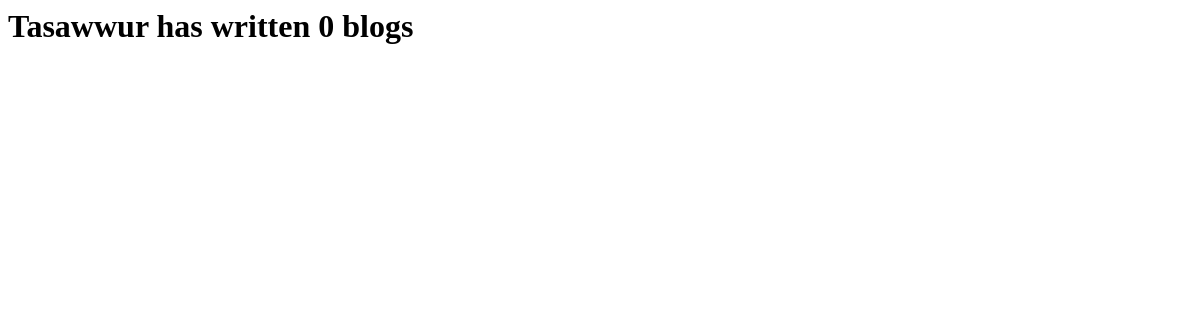
Page /blog/ on the earlier database version.
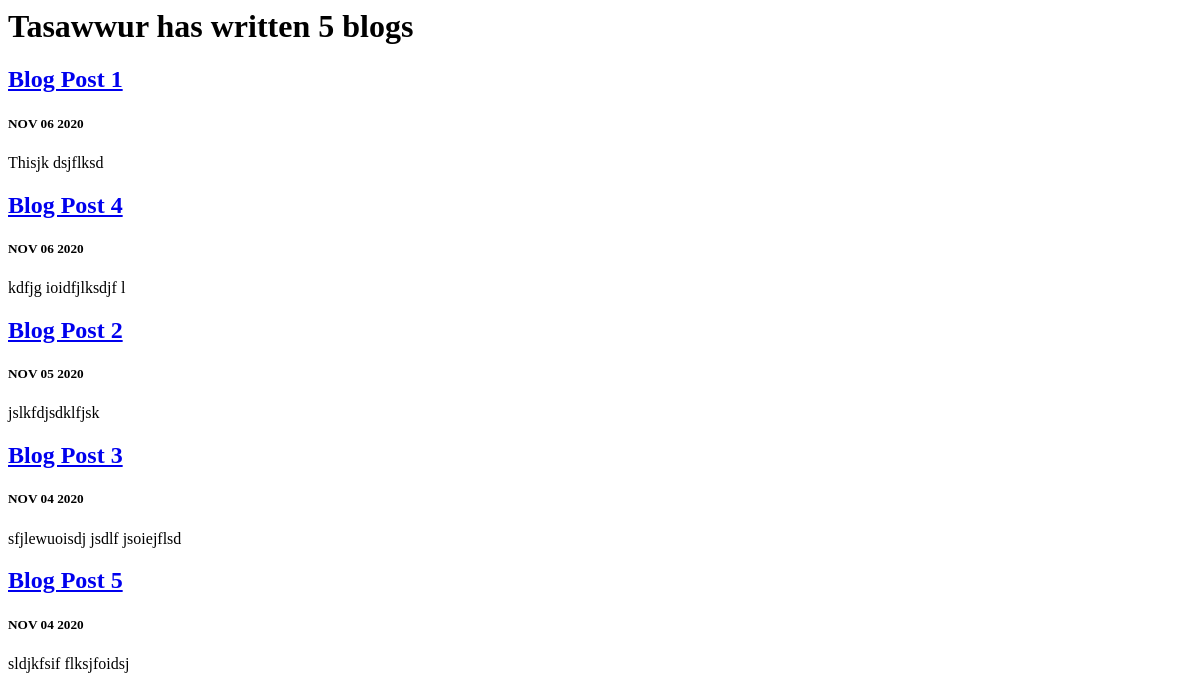
Same page on the later database version.
### blog/models.py (models this page shows, shortened)
class Blog(models.Model):
    title = models.CharField(max_length=200)
    description = models.TextField()
    date = models.DateField()

### blog/views.py (the view)
# urls.py: path('', views.all_blogs, name='all_blogs'),
def all_blogs(request):
    blogs = Blog.objects.order_by('-date')[:5]
    return render(request, 'blog/all_blogs.html', {'blogs': blogs})

### blog/templates/blog/all_blogs.html (shortened to what this page needs)
<html lang="en">
<head>
</head>
<body>
    <h1>Tasawwur has written {{ blogs.count }} blog{{ blogs.count|pluralize }}</h1>
    {% for blog in blogs %}
    <a href="{% url 'blog:detail' blog.id %}"><h2>{{ blog.title }}</h2></a>
    <h5> {{ blog.date|date:'M d Y'|upper }}</h5>
    <p>{{ blog.description|striptags|truncatechars:100 }}</p>
    {% endfor%}
</body>
</html>

Differences in the rows shown:
added Blog: title "Blog Post 1", date "NOV 06 2020", description "Thisjk dsjflksd"
added Blog: title "Blog Post 4", date "NOV 06 2020", description "kdfjg ioidfjlksdjf l"
added Blog: title "Blog Post 2", date "NOV 05 2020", description "jslkfdjsdklfjsk"
added Blog: title "Blog Post 3", date "NOV 04 2020", description "sfjlewuoisdj jsdlf jsoiejflsd"
added Blog: title "Blog Post 5", date "NOV 04 2020", description "sldjkfsif flksjfoidsj"
Other differences:
{{ blogs.count }}: "0" → "5"
